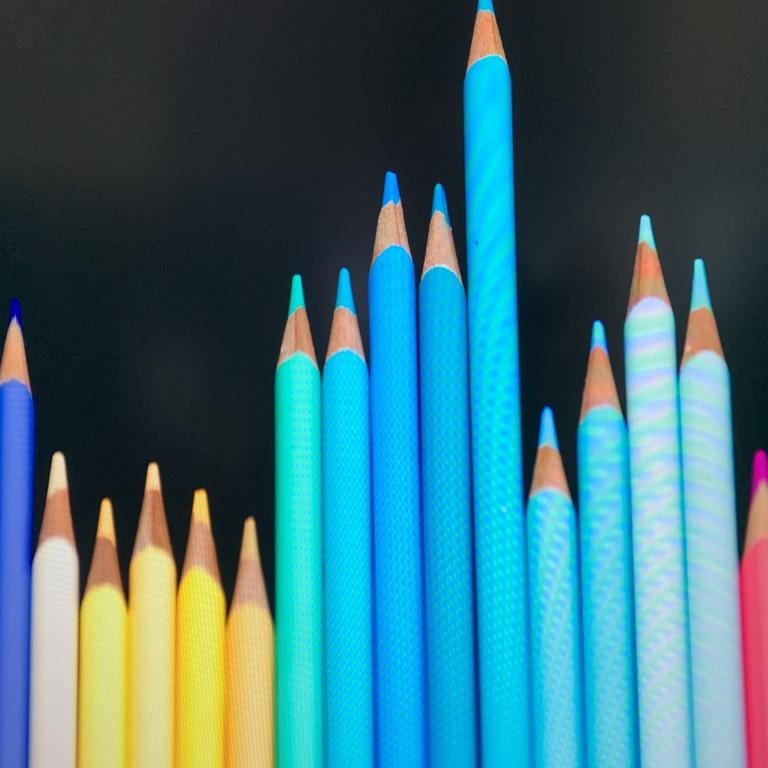
#> input picture TestMoire/0448_moire.jpg, 768 x 768 px
$ python Grammer.py --image TestMoire/0448_moire.jpg
#> lines starting #> are read from the running program, lines starting #| are printed output that depends on the picture
import numpy as np
import argparse
import cv2

# 命令列參數解析
ap = argparse.ArgumentParser()
ap.add_argument("-i", "--image", required=True, help="Path to the image")
args = vars(ap.parse_args())

# 讀取影像
img1 = cv2.imread(args["image"])
#> img1 is the input picture: shape (768, 768, 3); mean B, G, R 119.8, 110.1, 60.3
if img1 is None:
    print("Error: Image loading failed.")
    exit()

# Gamma 校正函數
def gamma_correction(f, gamma=2.0):
#> called with gamma = 0.1
    c = 255.0 / (255.0 ** gamma)
    table = np.array([min(255, max(0, int(round(i ** gamma * c, 0)))) for i in range(256)], dtype=np.uint8)
    return cv2.LUT(f, table)  # 使用查找表進行運算
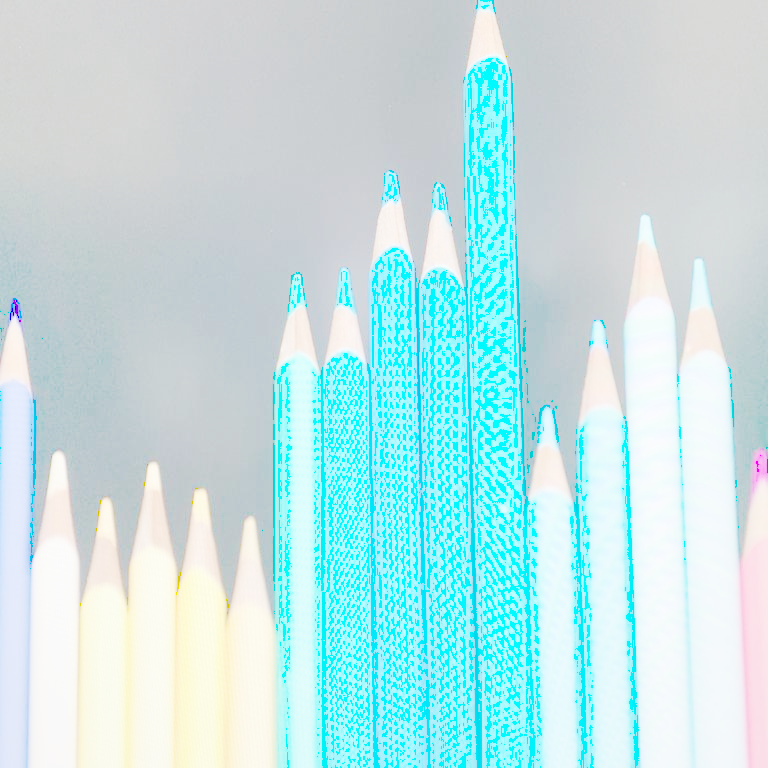
#> returned value: shape (768, 768, 3); mean of channels 0, 1, 2 229.7, 227.8, 192.3; drawn as B, G, R

# 應用 Gamma 校正
img2 = gamma_correction(img1, 0.1)

# 顯示結果
cv2.imshow("Original", img1)
cv2.imshow("After", img2)
cv2.waitKey(0)
cv2.destroyAllWindows()

$ run again, on TestMoire/0450_moire.jpg
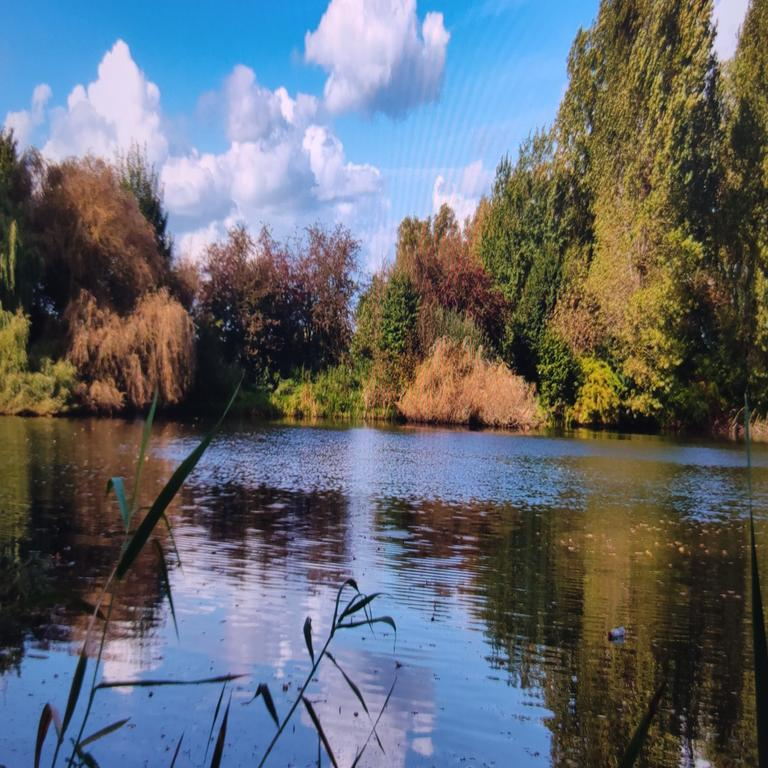
#> input picture TestMoire/0450_moire.jpg, 768 x 768 px
#> img1 is the input picture: shape (768, 768, 3); mean B, G, R 111.6, 104.3, 99.2
#> in gamma_correction, `return cv2.LUT(f, table)`:
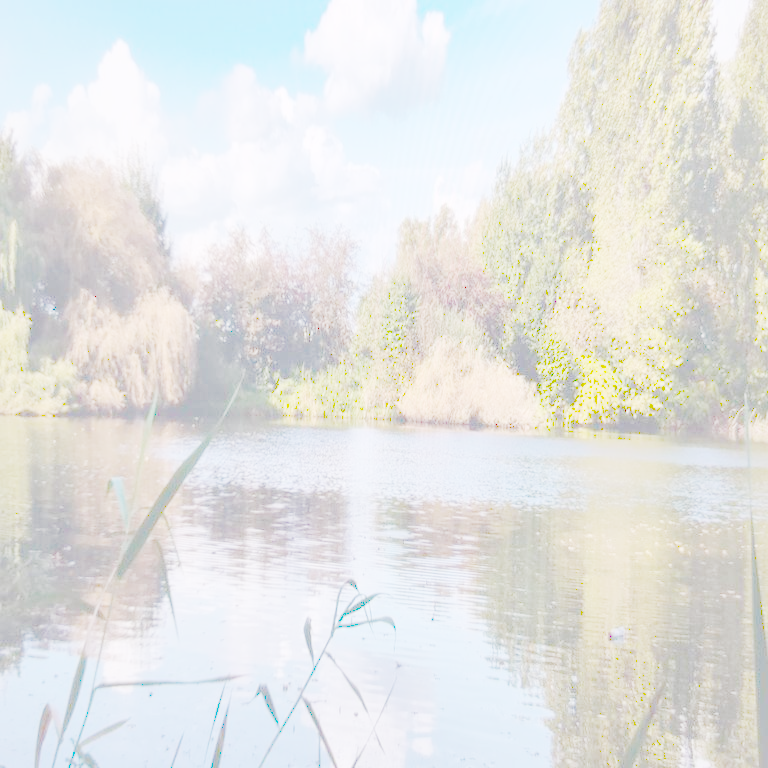
#> returned value: shape (768, 768, 3); mean of channels 0, 1, 2 226.5, 228.9, 228; drawn as B, G, R

$ run again, on TestMoire/0451_moire.jpg
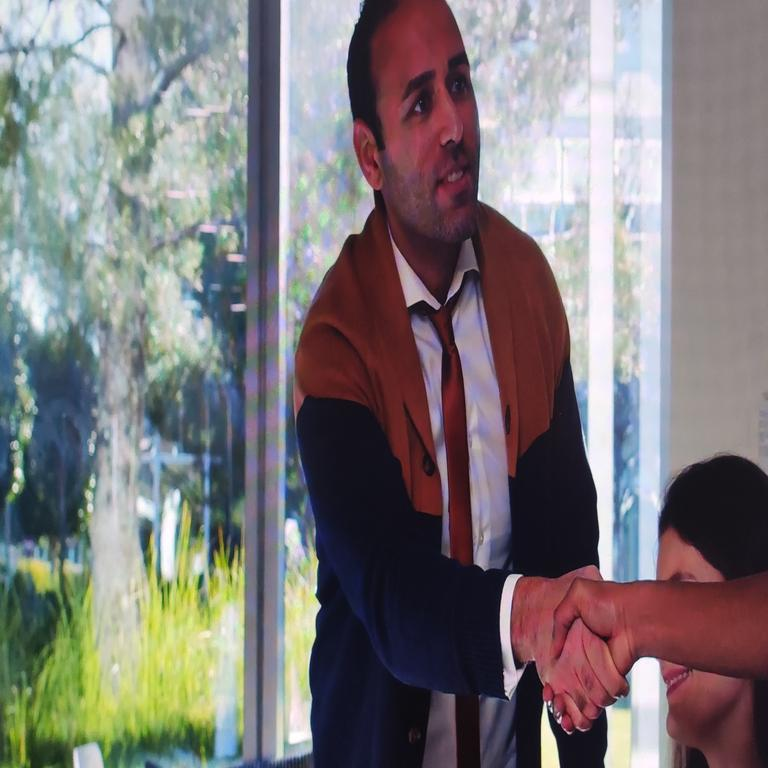
#> input picture TestMoire/0451_moire.jpg, 768 x 768 px
#> img1 is the input picture: shape (768, 768, 3); mean B, G, R 122.1, 120.9, 125.5
#> in gamma_correction, `return cv2.LUT(f, table)`:
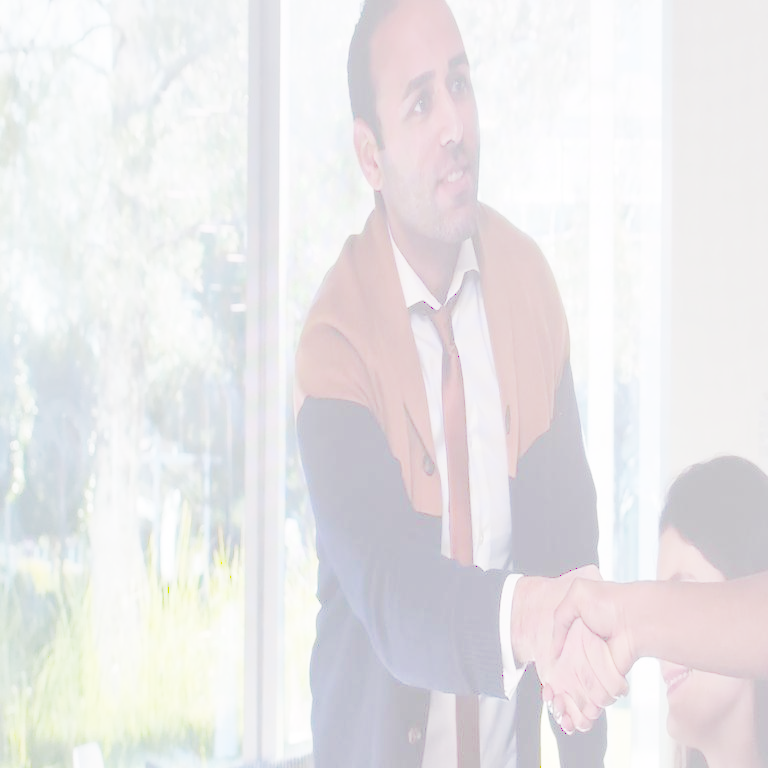
#> returned value: shape (768, 768, 3); mean of channels 0, 1, 2 232.1, 230.6, 232.8; drawn as B, G, R

$ run again, on TestMoire/0452_moire.jpg
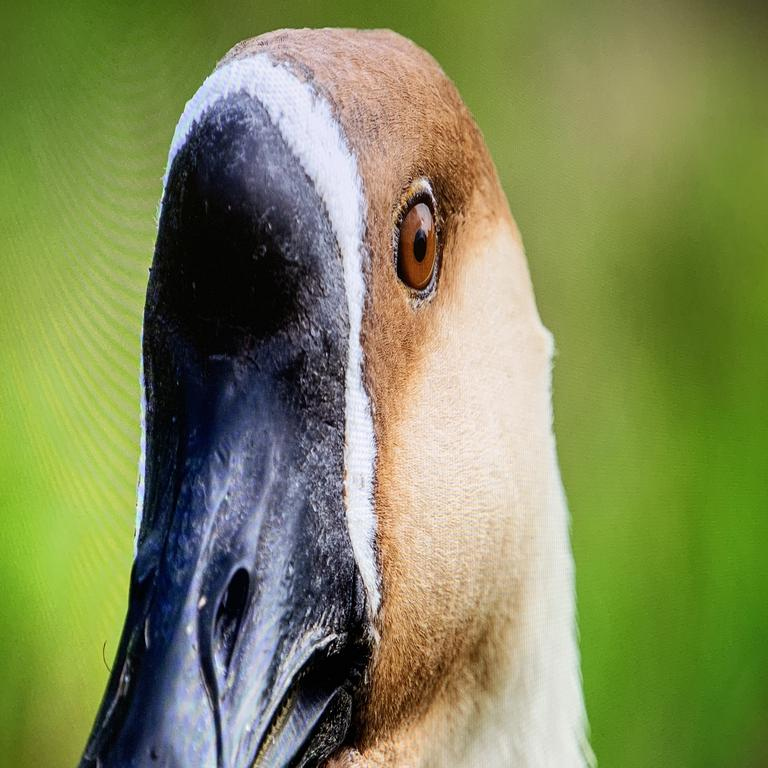
#> input picture TestMoire/0452_moire.jpg, 768 x 768 px
#> img1 is the input picture: shape (768, 768, 3); mean B, G, R 88.7, 137, 128.1
#> in gamma_correction, `return cv2.LUT(f, table)`:
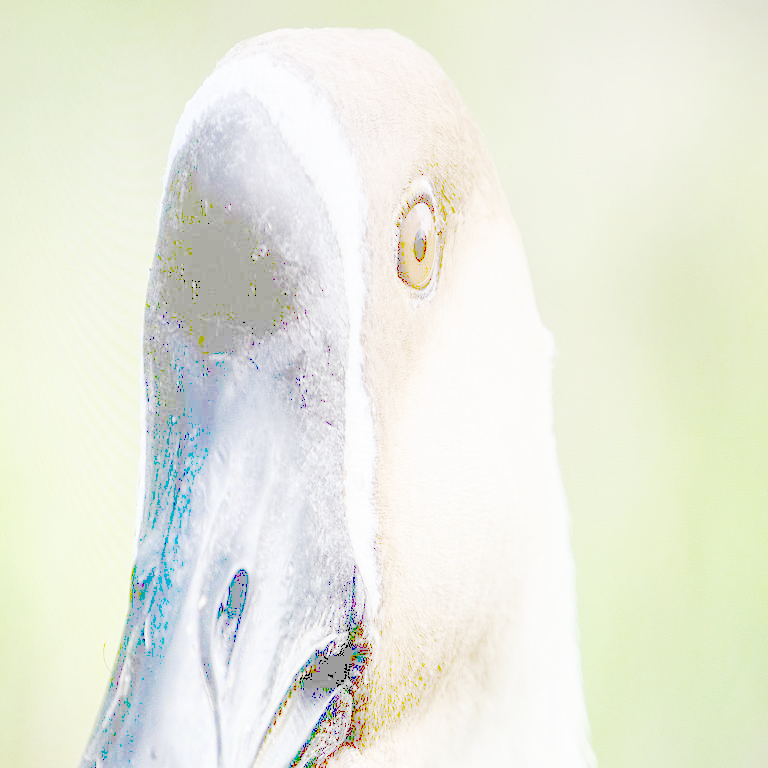
#> returned value: shape (768, 768, 3); mean of channels 0, 1, 2 221.9, 234.9, 232; drawn as B, G, R
